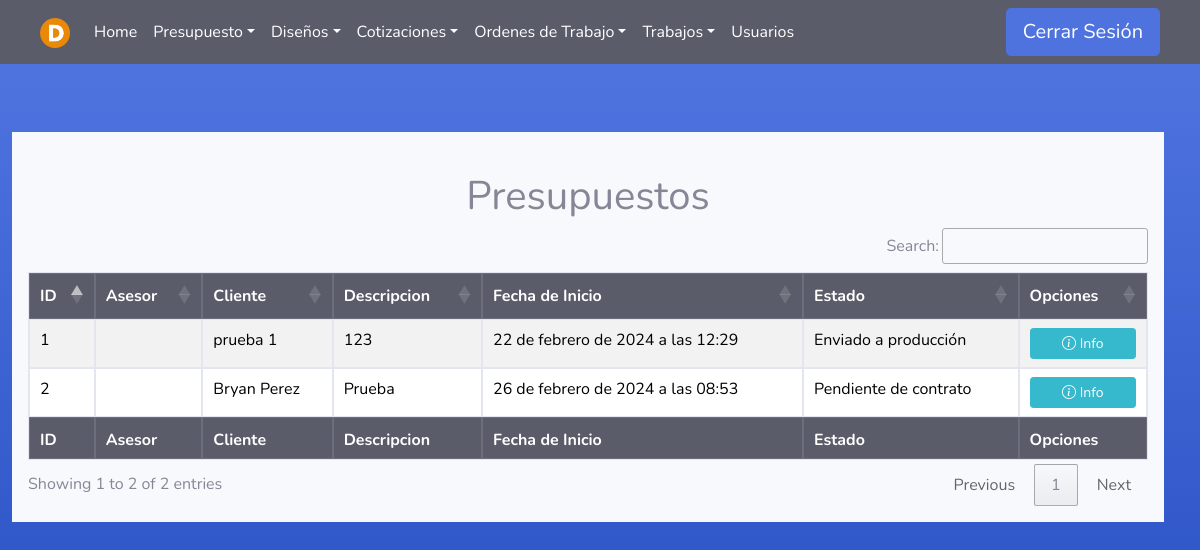
/Presupuesto/ (signed in), run on an earlier commit of the app's database.
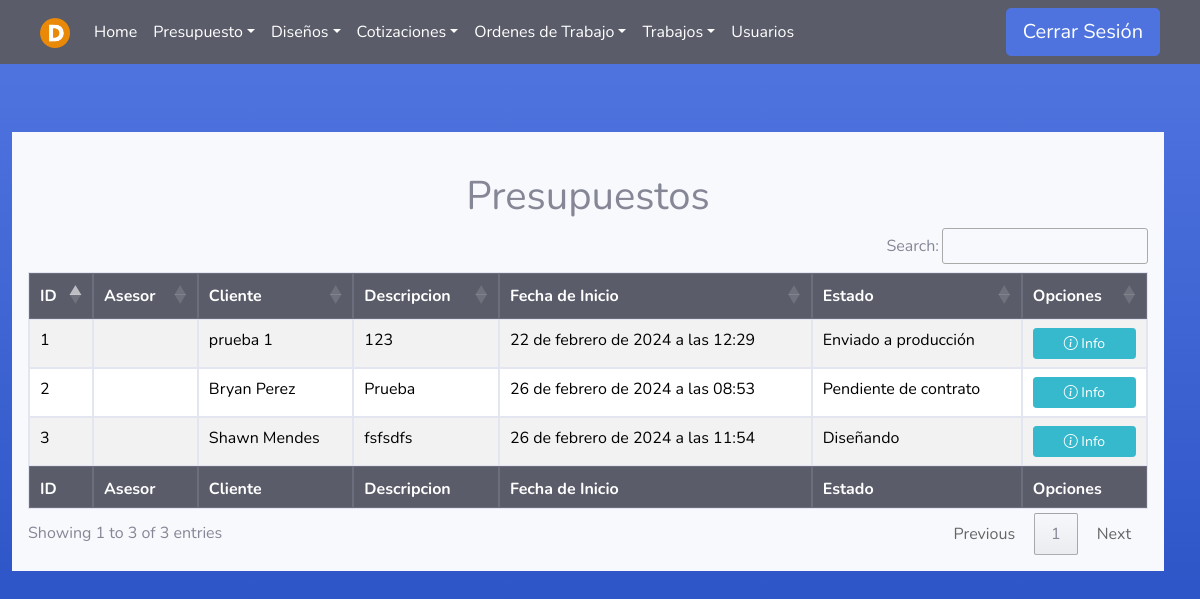
And on a later commit of the database.
### Asesores/models.py (models this page shows)
class Presupuesto(models.Model):
    asesor = models.ForeignKey(User, on_delete=models.PROTECT, null=False, blank=False)
    fecha_inicio = models.DateTimeField(null=False, auto_now_add=True, blank=False)
    cliente = models.CharField(max_length=100, null=False, blank=False)
    descripcion = models.TextField(null=False, blank=False)
    estado=models.TextField(null=True, blank=True)
    fecha_fin = models.DateTimeField(null=True, blank=True)

### Asesores/views.py (the view)
# urls.py: path('', asesor_views.listadoP , name='Presupuesto'),
@login_required(login_url='index')
def listadoP(request):
    user = request.user
    if user.groups.filter(name='Asesor').exists():
        pres = Presupuesto.objects.filter(fecha_fin=None, asesor=user)
        return render(request, 'Asesor/listado_presupuesto.html', {'pres': pres})
    elif (user.groups.filter(name='Administrador').exists() or user.is_superuser):
        pres = Presupuesto.objects.filter(fecha_fin=None)
        return render(request, 'Asesor/listado_presupuesto.html', {'pres': pres})
    else:
        error = "No tienes permiso para acceder a esta página."
        return render(request, '404.html', {'error': error})

### Templates/Asesor/listado_presupuesto.html (shortened to what this page needs)
{% extends 'tables.html' %}
{% block botones%}
<div class="text-center">
    <br>
    <h1>Presupuestos</h1>
</div>
{% endblock %}
{% load static %}
{% block head %}
<th>ID</th>
{% if user.is_superuser or user.groups.all.0.name == "Administrador" %}
<th>Asesor</th>
{% endif %}
<th>Cliente</th>
<th>Descripcion</th>
<th>Fecha de Inicio</th>
<th>Estado</th>
<th>Opciones</th>
{% endblock %}
{% block tbody %}
{% for p in pres %}
<tr>
    <td>{{ p.id }}</td>
    {% if user.is_superuser or user.groups.all.0.name == "Administrador" %}
    <td>{{ p.asesor.first_name}} {{ p.asesor.last_name}}</td>
    {% endif %}
    <td>{{ p.cliente }}</td>
    <td>{{ p.descripcion }}</td>
    <td>{{ p.fecha_inicio }}</td>
    <td>{{ p.estado }}</td>
    <td>
        <div>
            <a class="btn btn-info btn-sm btn-block" href="/Presupuesto/Informacion/{{p.id}}"><i class="bi bi-info-circle"></i> Info</a>
        </div>
    </td>
</tr>
{% endfor %}
{% endblock %}
{% block footer %}
<th>ID</th>
{% if user.is_superuser or user.groups.all.0.name == "Administrador" %}
<th>Asesor</th>
{% endif %}
<th>Cliente</th>
<th>Descripcion</th>
<th>Fecha de Inicio</th>
<th>Estado</th>
<th>Opciones</th>
{% endblock %}

What changed in the data, as far as the page shows it:
added Presupuesto: id "3", cliente "Shawn Mendes", descripcion "fsfsdfs", fecha_inicio "26 de febrero de 2024 a las 11:54", estado "Diseñando"
Also different on the page:
text written by a page script: "Search: Showing 1 to 2 of 2 entries Previous 1 Next" → "Search: Showing 1 to 3 of 3 entries Previous 1 Next"
